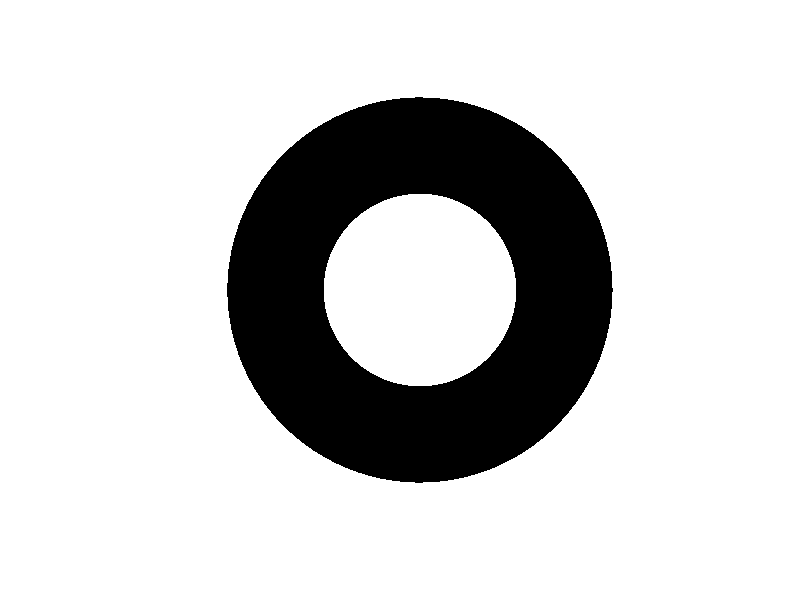

This figure's R source: (Note: this script raises an error after producing the figure.)
library(sf)

# Outer circle (radius = 1)
n <- 100
theta <- seq(0, 2*pi, length.out=n)
outer_circle <- cbind(cos(theta), sin(theta))

# Inner circle (radius = 0.5, hole)
inner_circle <- cbind(0.5 * cos(theta), 0.5 * sin(theta))[n:1,]

#combine circles
both_circles <- rbind(outer_circle, inner_circle)

#close circles
outer_circle <- rbind(outer_circle, outer_circle[1,])
inner_circle <- rbind(inner_circle, inner_circle[1,])
both_circles <- rbind(both_circles, both_circles[1,])

# Note: reversing inner circle points ensures proper hole orientation

# Create the polygon with a hole
circle_with_hole <- st_polygon(list(outer_circle, inner_circle))
circle_with_hole <- st_polygon(list(both_circles))

# Validate and convert to sf object
circle_sf <- st_sfc(circle_with_hole) |> st_make_valid()

# Plot
plot(circle_sf, col="black", border=NA, asp=1)

df <- do.call(rbind, nm$bpoly_info[[1]]$bpoly)
df <- rbind(df, df[1,])

# Example of converting dataframe points into exterior + hole explicitly
exterior_coords <- as.matrix(df[1:n1, ])  # first ring (outer polygon)
hole_coords     <- as.matrix(df[(n1+1):(n1+n2), ])  # second ring (hole)

# Create an sf polygon explicitly
glyph_poly <- st_polygon(list(exterior_coords, hole_coords))
glyph_poly <- st_polygon(list(as.matrix(df)))

# Check validity and repair if needed
glyph_poly <- st_make_valid(glyph_poly)

# Make an sf object for convenience
glyph_sf <- st_sfc(glyph_poly)

plot(glyph_sf, col = "black", border = NA)
